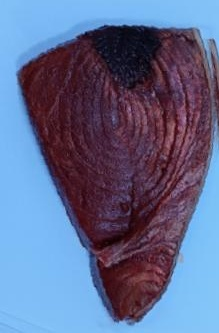
#> input picture data/roboflow_crops/Grade A/IMG20220515181225_jpg.rf.a1777eb942d7c477333ba36d17c6cf4f_0.jpg, 219 x 333 px
$ python -i preprocess.py   (imports and definitions only)
#> lines starting #> are read from the running program, lines starting #| are printed output that depends on the picture; after the words box and inside, x2 and y2 are one past the last pixel; in counts of white or black regions, pixels touching at a corner belong together
#> further down, picture is the input picture: shape (333, 219, 3); mean B, G, R 142.3, 106.2, 96.2
"""
Tiền xử lý ảnh thịt cá ngừ: tách nền (mask) + chuyển sang không gian màu Lab.

Ý tưởng tách nền:
    - Nền (giấy trắng, thường ám XANH DƯƠNG): SÁNG, kênh a ~ 0, kênh b ÂM.
    - Thịt cá ngừ: ĐỎ (a > 0), ngả vàng/hồng (b >= 0), hoặc TỐI (thịt sẫm, da, vết đen).
    => "điểm thịt" = độ đỏ + độ ngả vàng + độ tối; ngưỡng tự động bằng Otsu.
    (Không dùng "độ đậm màu" chung vì nền ám xanh cũng đậm màu.)
    Sau đó: làm mịn bằng phép toán hình thái, giữ vùng liên thông lớn nhất, lấp lỗ.
"""
import cv2
import numpy as np


def resize_max(img, max_side):
#> called with max_side = 512
    h, w = img.shape[:2]
#> h = 333; w = 219
    s = max_side / max(h, w)
#> s = 1.54
    if s >= 1:
        return img
    return cv2.resize(img, (int(round(w * s)), int(round(h * s))), interpolation=cv2.INTER_AREA)


def fill_holes(mask):
    """Lấp các lỗ bên trong vùng thịt (vd: vân mỡ trắng, vùng phản chiếu).
    Tô kín đường viền ngoài -> đúng cả khi miếng thịt chạm mép ảnh."""
    cnts, _ = cv2.findContours(mask, cv2.RETR_EXTERNAL, cv2.CHAIN_APPROX_NONE)
    filled = np.zeros_like(mask)
    cv2.drawContours(filled, cnts, -1, 255, thickness=cv2.FILLED)
    return filled


def make_mask(bgr):
    """Trả về mask uint8 (255 = thịt, 0 = nền) cùng kích thước ảnh."""
    lab = cv2.cvtColor(bgr, cv2.COLOR_BGR2LAB).astype(np.float32)
    L, a, b = lab[..., 0], lab[..., 1] - 128, lab[..., 2] - 128
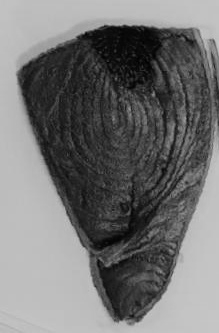
#> L: shape (333, 219) float32; min 1, max 200, mean 114.5
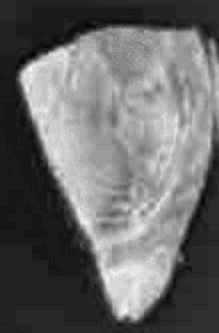
#> b: shape (333, 219) float32; min -42, max 15, mean -18.17; drawn with min black and max white
    redness = np.clip(a, 0, None)                   # thịt đỏ: a > 0
    warmth = np.clip(b, 0, None)                    # thịt ngả vàng/hồng; nền xanh có b < 0
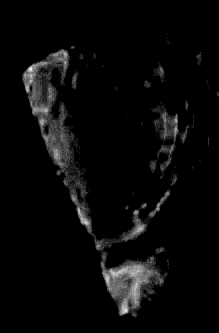
#> warmth: shape (333, 219) float32; min 0, max 15, mean 0.553; drawn with min black and max white
    darkness = np.clip(255 - L, 0, None)            # thịt sẫm / da / vết đen: L thấp
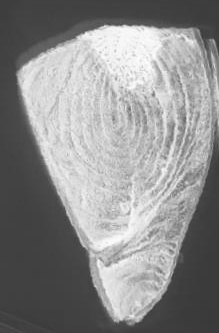
#> darkness: shape (333, 219) float32; min 55, max 254, mean 140.5
    score = 1.5 * redness + 0.8 * warmth + 0.5 * darkness
    score = cv2.GaussianBlur(score, (0, 0), 2)
    score = cv2.normalize(score, None, 0, 255, cv2.NORM_MINMAX).astype(np.uint8)
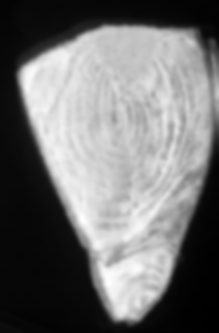
#> score: shape (333, 219); min 0, max 255, mean 113.4

    _, mask = cv2.threshold(score, 0, 255, cv2.THRESH_BINARY + cv2.THRESH_OTSU)
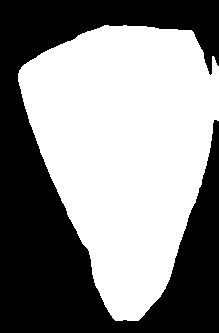
#> mask: shape (333, 219); 54.1% white; 1 black region, box (x1, y1, x2, y2) and area: (0, 0, 219, 333) 33444

    k = max(3, (min(mask.shape) // 60) | 1)          # kích thước kernel theo cỡ ảnh
#> k = 3
    kernel = cv2.getStructuringElement(cv2.MORPH_ELLIPSE, (k, k))
#> kernel = [[0, 1, 0], [1, 1, 1], [0, 1, 0]]
    mask = cv2.morphologyEx(mask, cv2.MORPH_OPEN, kernel)
#> mask: shape (333, 219); 54.1% white; 1 black region, box (x1, y1, x2, y2) and area: (0, 0, 219, 333) 33445
    mask = cv2.morphologyEx(mask, cv2.MORPH_CLOSE, kernel, iterations=2)
#> mask: shape (333, 219); 54.2% white; 1 black region, box (x1, y1, x2, y2) and area: (0, 0, 219, 333) 33422

    n, labels, stats, _ = cv2.connectedComponentsWithStats(mask, 8)
#> labels: shape (333, 219) int32; values 0 (black) and 1 (white), 54.2% white; 1 black region
#> n = 2; stats = [[0, 0, 219, 333, 33422], [18, 25, 201, 296, 39505]]
    if n > 1:                                        # giữ vùng lớn nhất
        biggest = 1 + np.argmax(stats[1:, cv2.CC_STAT_AREA])
#> biggest = 1
        mask = np.where(labels == biggest, 255, 0).astype(np.uint8)
    return fill_holes(mask)
#> in fill_holes, `cnts, _ = cv2.findContours(mask, cv2.RETR_EXTERNAL, cv2.CHAIN_APPROX_N..`: cnts = 1 contour; box (x1, y1, x2, y2) and area: (18, 25, 219, 321) 39120


def white_balance(bgr, mask, target=225, min_frac=0.03):
    """Cân bằng trắng theo NỀN GIẤY TRẮNG.

    Nền đáng lẽ màu trắng trung tính; nếu ảnh bị ám xanh/vàng hay tối/sáng hơn,
    tính hệ số cho từng kênh B, G, R để nền về đúng (target, target, target).
    Cùng hệ số áp lên cả miếng thịt -> màu thịt giữa các buổi chụp so sánh được.

    Trả về (ảnh đã cân bằng, (gB, gG, gR)); nếu nền quá ít -> giữ nguyên, hệ số (1,1,1).
    """
#> called with target = 225, min_frac = 0.03
    k = max(3, (min(mask.shape) // 30) | 1)
#> k = 7
    near_meat = cv2.dilate(mask, cv2.getStructuringElement(cv2.MORPH_ELLIPSE, (k, k)))
#> near_meat: shape (333, 219); 57.4% white; 1 black region, box (x1, y1, x2, y2) and area: (0, 0, 219, 333) 31058
    bg = bgr[near_meat == 0].astype(np.float32)              # nền, tránh xa mép thịt
    if len(bg) < min_frac * mask.size:
        return bgr, (1.0, 1.0, 1.0)
    bright = bg.sum(1)
    bg = bg[bright >= np.percentile(bright, 50)]              # bỏ bóng đổ, vết máu trên giấy
    ref = np.median(bg, axis=0).clip(1, 255)                  # màu nền tham chiếu (B, G, R)
#> ref = [247, 190, 127]
    gains = np.clip(target / ref, 0.5, 2.5)
#> gains = [0.911, 1.18, 1.77]
    out = np.clip(bgr.astype(np.float32) * gains, 0, 255).astype(np.uint8)
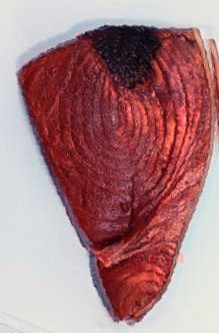
#> out: shape (333, 219, 3); mean B, G, R 129.2, 125.3, 169.8
    return out, tuple(float(g) for g in gains)


def preprocess(bgr, max_side=512, wb=True):
    """Ảnh BGR -> (lab uint8 HxWx3, mask uint8 HxW, tỉ lệ thịt, ảnh BGR đã xử lý, hệ số WB)."""
    bgr = resize_max(bgr, max_side)
    mask = make_mask(bgr)
    gains = (1.0, 1.0, 1.0)
    if wb:
        bgr, gains = white_balance(bgr, mask)
#> gains = (0.911, 1.18, 1.77)
    lab = cv2.cvtColor(bgr, cv2.COLOR_BGR2LAB)
#> lab: shape (333, 219, 3); mean of channels 0, 1, 2 145.7, 147.3, 136
    return lab, mask, float((mask > 0).mean()), bgr, gains


def to_model_input(lab, mask):
    """(lab uint8, mask uint8) -> mảng float32 4xHxW đúng quy ước TunaNet:
    3 kênh Lab chia 255 (0..1) + 1 kênh mask (0/1)."""
    x = lab.astype(np.float32) / 255.0
    m = (mask > 0).astype(np.float32)[..., None]
    return np.concatenate([x, m], axis=2).transpose(2, 0, 1)

>>> import cv2
>>> picture = cv2.imread('../../data/roboflow_crops/Grade A/IMG20220515181225_jpg.rf.a1777eb942d7c477333ba36d17c6cf4f_0.jpg')
>>> result = preprocess(picture)
#> result = 5 items

$ run again, on data/roboflow_crops/Grade A/IMG20220515181229_jpg.rf.efb6fcf857d2a263981d7d06b11f61a7_0.jpg
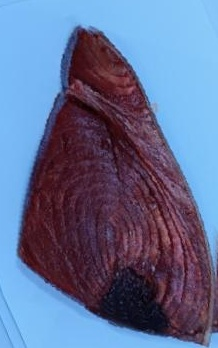
#> input picture data/roboflow_crops/Grade A/IMG20220515181229_jpg.rf.efb6fcf857d2a263981d7d06b11f61a7_0.jpg, 218 x 348 px
#> picture is the input picture: shape (348, 218, 3); mean B, G, R 147.3, 110.6, 97.6
#> in make_mask, `_, mask = cv2.threshold(score, 0, 255, cv2.THRESH_BINARY + cv2.THRESH_..`:
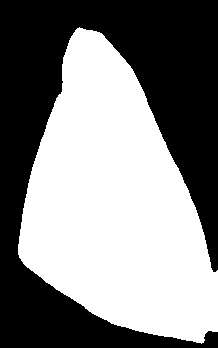
#> mask: shape (348, 218); 51.8% white; 1 black region, box (x1, y1, x2, y2) and area: (0, 0, 218, 348) 36550
#> labels: shape (348, 218) int32; values 0 (black) and 1 (white), 51.8% white; 1 black region
#> n = 2; stats = [[0, 0, 218, 348, 36550], [18, 27, 200, 317, 39314]]
#> biggest = 1
#> cnts = 1 contour; box (x1, y1, x2, y2) and area: (18, 27, 218, 344) 38932
#> near_meat: shape (348, 218); 54.9% white; 1 black region, box (x1, y1, x2, y2) and area: (0, 0, 218, 348) 34208
#> ref = [248, 195, 128]
#> in white_balance, `gains = np.clip(target / ref, 0.5, 2.5)`: gains = [0.907, 1.15, 1.76]
#> in white_balance, `out = np.clip(bgr.astype(np.float32) * gains, 0, 255).astype(np.uint8)`:
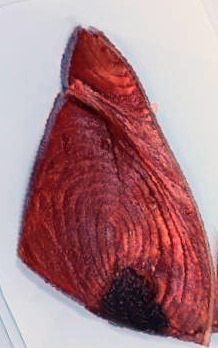
#> out: shape (348, 218, 3); mean B, G, R 133.2, 127.2, 171
#> in preprocess, `bgr, gains = white_balance(bgr, mask)`: gains = (0.907, 1.15, 1.76)
#> result = 5 items

$ run again, on data/roboflow_crops/Grade A/IMG20220515181401_jpg.rf.1e85189b6ffbce217432717b92e8d868_0.jpg
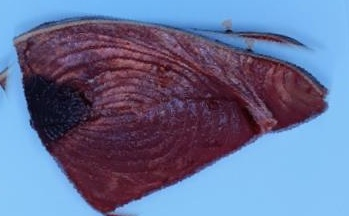
#> input picture data/roboflow_crops/Grade A/IMG20220515181401_jpg.rf.1e85189b6ffbce217432717b92e8d868_0.jpg, 349 x 216 px
#> picture is the input picture: shape (216, 349, 3); mean B, G, R 149.6, 112.6, 102.8
#> labels: shape (216, 349) int32; 5 distinct labels, from 0 to 4
#> n = 5; stats = [[0, 0, 349, 216, 36579], [16, 18, 311, 198, 38336], [224, 29, 10, 6, 43], [237, 31, 58, 12, 394], [0, 79, 5, 8, 32]]
#> biggest = 1
#> in make_mask, `mask = np.where(labels == biggest, 255, 0).astype(np.uint8)`:
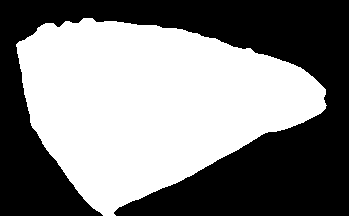
#> mask: shape (216, 349); 50.9% white; 1 black region
#> cnts = 1 contour; box (x1, y1, x2, y2) and area: (16, 18, 327, 216) 37970
#> near_meat: shape (216, 349); 54% white; 1 black region, box (x1, y1, x2, y2) and area: (0, 0, 349, 216) 34709
#> ref = [246, 196, 136]
#> in white_balance, `gains = np.clip(target / ref, 0.5, 2.5)`: gains = [0.915, 1.15, 1.65]
#> in white_balance, `out = np.clip(bgr.astype(np.float32) * gains, 0, 255).astype(np.uint8)`:
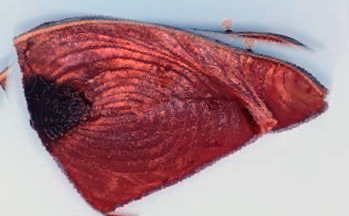
#> out: shape (216, 349, 3); mean B, G, R 136.3, 128.8, 169.6
#> in preprocess, `bgr, gains = white_balance(bgr, mask)`: gains = (0.915, 1.15, 1.65)
#> result = 5 items

$ run again, on data/roboflow_crops/Grade A/IMG20220515181413_jpg.rf.76383947d4e95b81de4d28b354d53dd5_0.jpg
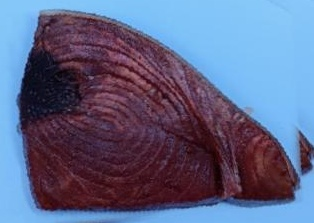
#> input picture data/roboflow_crops/Grade A/IMG20220515181413_jpg.rf.76383947d4e95b81de4d28b354d53dd5_0.jpg, 314 x 223 px
#> picture is the input picture: shape (223, 314, 3); mean B, G, R 135.3, 101.7, 94.5
#> labels: shape (223, 314) int32; 3 distinct labels, from 0 to 2
#> n = 3; stats = [[0, 0, 314, 223, 30182], [18, 14, 281, 199, 39403], [299, 135, 15, 39, 437]]
#> biggest = 1
#> cnts = 1 contour; box (x1, y1, x2, y2) and area: (18, 14, 299, 213) 39032
#> near_meat: shape (223, 314); 59.7% white; 1 black region, box (x1, y1, x2, y2) and area: (0, 0, 314, 223) 28213
#> ref = [248, 195, 129]
#> in white_balance, `gains = np.clip(target / ref, 0.5, 2.5)`: gains = [0.907, 1.15, 1.74]
#> in white_balance, `out = np.clip(bgr.astype(np.float32) * gains, 0, 255).astype(np.uint8)`:
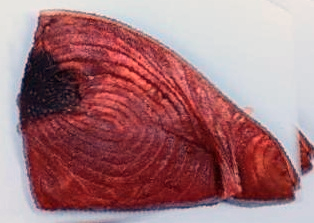
#> out: shape (223, 314, 3); mean B, G, R 122.3, 116.9, 164.4
#> in preprocess, `bgr, gains = white_balance(bgr, mask)`: gains = (0.907, 1.15, 1.74)
#> result = 5 items
